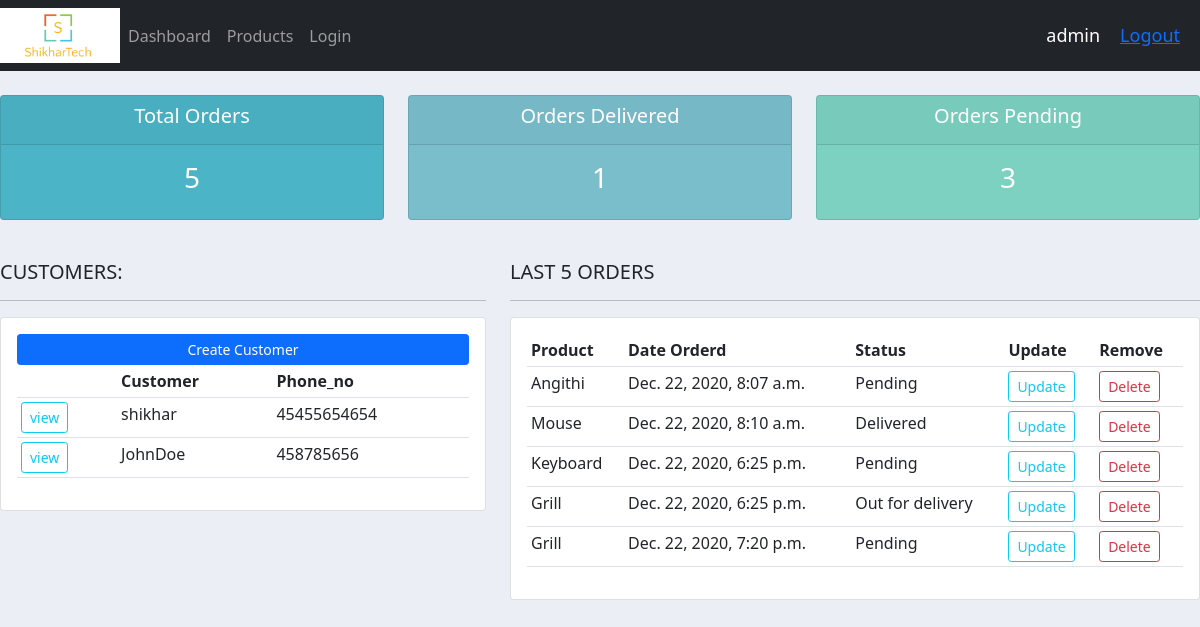
Before: /accounts_app/dashboard/ (signed in) with the older database file.
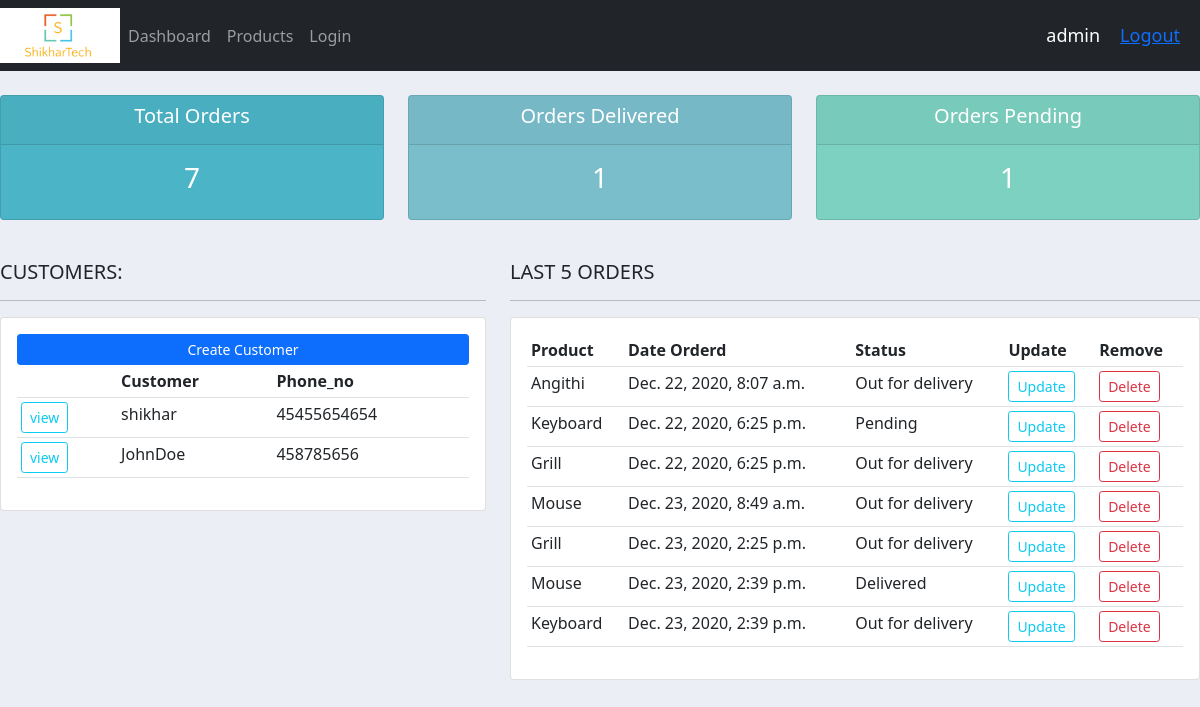
After: the same page with the newer database file.
### accounts/models.py (models this page shows, shortened)
class Customer(models.Model):
    name = models.CharField(max_length=200, null=True)
    phone_no = models.CharField(max_length=200, null=True)
    email = models.CharField(max_length=200, null=True)
    date_created = models.DateTimeField(auto_now_add=True)

class Order(models.Model):
    STATUS = (
        ('Pending', 'Pending'),
        ('Out for delivery', 'Out for delivery'),
        ('Delivered', 'Delivered'),
    )
    customer = models.ForeignKey(Customer, null=True, on_delete=models.CASCADE)
    product = models.ForeignKey(Products, null=True, on_delete=models.CASCADE)
    date_created = models.DateTimeField(auto_now_add=True, null=True)
    status = models.CharField(max_length=200, choices=STATUS)

class Products(models.Model):
    CATEGORY = (
        ('Indoor', 'Indoor'),
        ('Outdoor', 'Outdoor'),
    )
    name = models.CharField(max_length=200, null=True)
    price = models.FloatField(null=True)
    category = models.CharField(max_length=200, null=True, choices=CATEGORY)
    discription = models.CharField(max_length=200, null=True, blank=True)
    date_created = models.DateTimeField(auto_now_add=True, null=True)
    Tags = models.ManyToManyField(Tag, blank=True)
    def __str__(self):
        return self.name

### accounts/views.py (the view)
# urls.py: path('dashboard/', views.home, name="home"),
@login_required(login_url='login')
def home(request):
    customer_lis = Customer.objects.all()
    order_lis = Order.objects.all()
    total_order = order_lis.count()
    order_delivered = order_lis.filter(status="Delivered").count()
    order_pending = order_lis.filter(status="Pending").count()
    return render(request, 'accounts/dashboard.html',
                  {'cus_lis': customer_lis, 'order_lis': order_lis,
                   'order_delivered': order_delivered, 'order_pending': order_pending,
                   'total_order': total_order}
                  )

### accounts/templates/accounts/dashboard.html
{% extends 'accounts/main.html' %}
{% block content %}
{% include 'accounts/status.html' %}
<br>
<div class="row">
	<div class="col-md-5">
		<h5>CUSTOMERS:</h5>
		<hr>
		<div class="card card-body">
			<a class="btn btn-primary  btn-sm btn-block" href="">Create Customer</a>
			<table class="table table-sm">
				<tr>
					<th></th>
					<th>Customer</th>
					<th>Phone_no</th>
					{% for i in cus_lis %}
						<tr>
							<td><a class="btn btn-outline-info  btn-sm btn-block" href="{% url 'customer' i.id %}">view</a></td>
							<td>{{i.name}}</td>
							<td>{{i.phone_no}}</td>
						</tr>
					{% endfor %}
				</tr>
			</table>
		</div>
	</div>
	<div class="col-md-7">
		<h5>LAST 5 ORDERS</h5>
		<hr>
		<div class="card card-body">
			<table class="table table-sm">
				<tr>
					<th>Product</th>
					<th>Date Orderd</th>
					<th>Status</th>
					<th>Update</th>
					<th>Remove</th>
					{% for i in order_lis %}
						<tr>
							<td>{{i.product}}</td>
							<td>{{i.date_created}}</td>
							<td>{{i.status}}</td>
							<td><a class="btn btn-outline-info  btn-sm btn-block" href="{% url 'update_order' i.id %}">Update</a></td>
							<td><a class="btn btn-outline-danger  btn-sm btn-block" href="{% url 'delete_order' i.id %}">Delete</a></td>
						</tr>
					{% endfor %}
				</tr>
			</table>
		</div>
	</div>
</div>
{% endblock %}

### accounts/templates/accounts/main.html (shortened to what this page needs)
{% load static %}
<!DOCTYPE html>
<html lang="en">
<head>
    <link href="https://cdn.jsdelivr.net/npm/bootstrap@5.0.0-beta1/dist/css/bootstrap.min.css" rel="stylesheet">
    <link rel="stylesheet" type="text/css" href="{% static '/css/main.css' %}"
</head>
<body>
    {% include 'accounts/navbar.html' %}
    {% block content %}
    {% endblock %}
</body>
</html>

### accounts/templates/accounts/navbar.html (shortened to what this page needs)
{% load static %}
<nav class="navbar navbar-expand-lg navbar-dark bg-dark">
    <img src="{% static 'images/logo.png' %}" alt="Logo">
    <div class="collapse navbar-collapse" id="navbarNavDropdown">
      <ul class="navbar-nav">
        <li class="nav-item">
          <a class="nav-link" href="{% url 'home'%}">Dashboard</a>
        </li>
        <li class="nav-item">
          <a class="nav-link" href="{% url 'products' %}">Products</a>
        </li>
        <li class="nav-item">
          <a class="nav-link" href="{% url 'login' %}">Login</a>
        </li>
      </ul>
    </div>
    <span class="user_msg">{{request.user}}</span>
    <span class="user_msg"><a href="{% url 'logout'%}">Logout</a></span>
  </nav>

### accounts/templates/accounts/status.html
<br>
<div class="row">
	<div class="col">
		<div class="col-md">
			<div class="card text-center text-white  mb-3" id="total-orders">
			    <div class="card-header">
					  <h5 class="card-title">Total Orders</h5>
			    </div>
			    <div class="card-body">
			    	<h3 class="card-title">{{total_order}}</h3>
			    </div>
			</div>
		</div>
	</div>
	<div class="col">
		<div class="col-md">
			<div class="card text-center text-white  mb-3" id="orders-delivered">
			  	<div class="card-header">
			  		<h5 class="card-title">Orders Delivered</h5>
			  	</div>
			  	<div class="card-body">
			    	<h3 class="card-title">{{order_delivered}}</h3>
			  	</div>
			</div>
		</div>
	</div>
	<div class="col">
		<div class="col-md">
			<div class="card text-center text-white  mb-3" id="orders-pending">
			    <div class="card-header">
			  		<h5 class="card-title">Orders Pending</h5>
			  	</div>
			  	<div class="card-body">
			    	<h3 class="card-title">{{order_pending}}</h3>
			  	</div>
			</div>
		</div>
	</div>
</div>

### static/css/main.css (style rules this page uses)
img { max-width: 10%; max-height: 10%; }
body { background-color: #ebeff5; }
#total-orders { background-color: #4cb4c7; }
#orders-delivered { background-color: #7abecc; }
#orders-pending { background-color: #7cd1c0; }

### accounts/templates/accounts/navbar.html (style rules this page uses)
.user_msg { font-size: 18px; color: #fff; margin-right: 20px; }

Changed rows visible on the page:
removed Order: product "Mouse", date_created "Dec. 22, 2020, 8:10 a.m.", status "Delivered"
removed Order: product "Grill", date_created "Dec. 22, 2020, 7:20 p.m.", status "Pending"
changed Order "Dec. 22, 2020, 8:07 a.m.": status "Pending" → "Out for delivery"
added Order: product "Mouse", date_created "Dec. 23, 2020, 8:49 a.m.", status "Out for delivery"
added Order: product "Grill", date_created "Dec. 23, 2020, 2:25 p.m.", status "Out for delivery"
added Order: product "Mouse", date_created "Dec. 23, 2020, 2:39 p.m.", status "Delivered"
added Order: product "Keyboard", date_created "Dec. 23, 2020, 2:39 p.m.", status "Out for delivery"
Other visible differences:
{{ total_order }}: "5" → "7"
{{ order_pending }}: "3" → "1"
